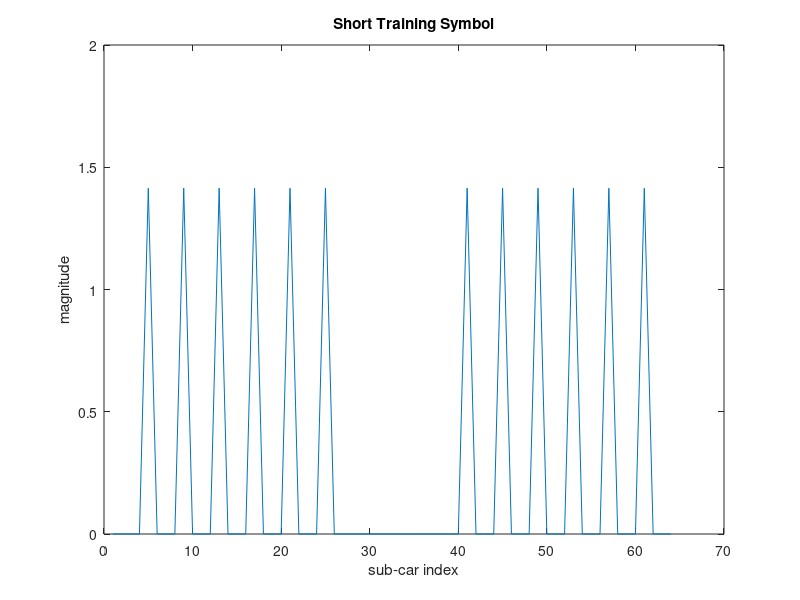
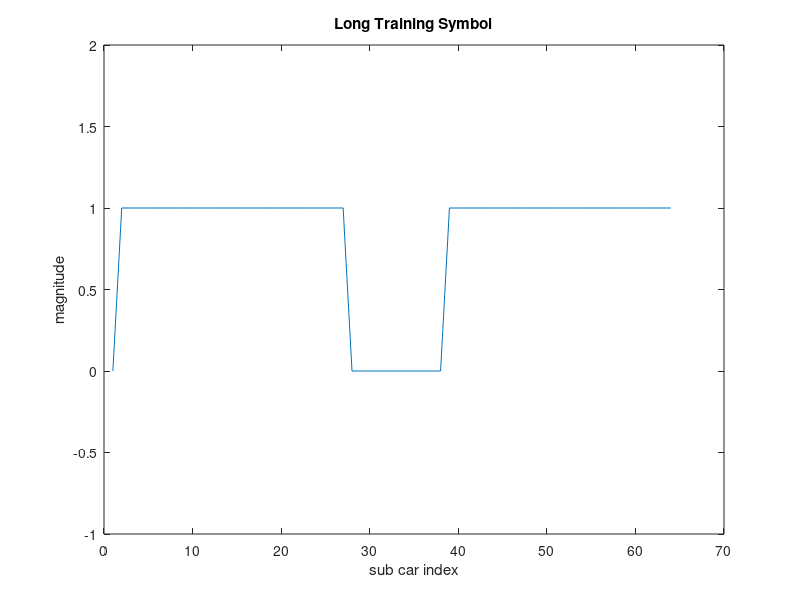
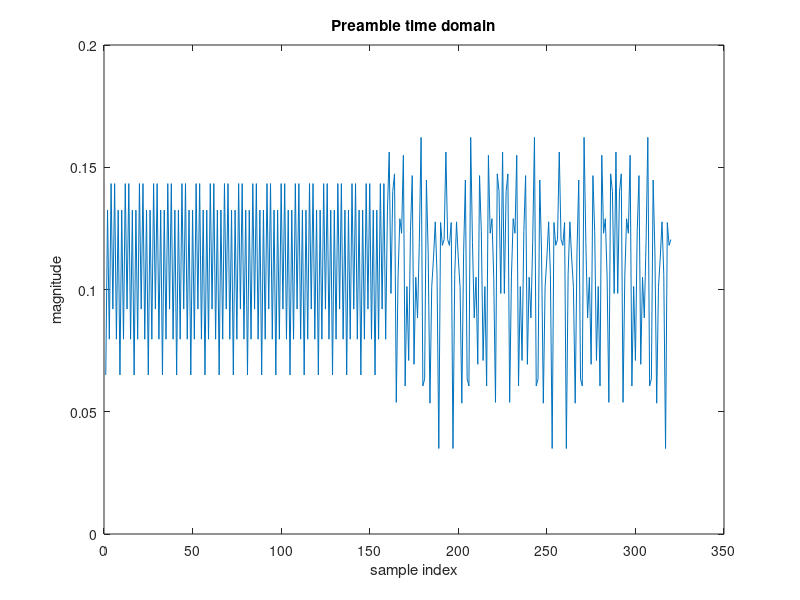

Write MATLAB code to recreate these figures, in order. (Note: this script raises an error after producing the figures.)
clc
clear;
close all;
%% Estimation Params:

ENABLE_CFO = 1;                      % flag to enable car freq offset
DETECTION_OFFSET = 100;              % to add packet detection error 
SNR = 10; 
snr_lin = 10^(SNR/20);
TRIGGER_OFFSET_TOL_NS   = 3000;      % Trigger time offset toleration between Tx and Rx that can be accomodated

%% OFDM params
PILOT_SUB_CAR_IND = [8 22 44 58];                           % Pilot subcarrier indices
DATA_SUB_CAR_IND = [2:7 9:21 23:27 39:43 45:57 59:64];      % Data subcarrier indices
NUM_SUB_CAR = 64;                                           % Number of subcarriers
CP_LEN = 16;                                                % Cyclic prefix length
channel_coding = .5;                                        %  R = k/n k=1,n=2
trel_len = 8;                                               % bits for trellis to end(horizontal) 
NUM_OFDM_SYMS = 500;                                        % Number of OFDM symbols
MOD_ORDER = 4;                                              % {1,2,4,6} = {BSPK, QPSK, 16-QAM, 64-QAM}
NUM_DATA_SYMS = NUM_OFDM_SYMS * length(DATA_SUB_CAR_IND);   % Number of data symbols (one per data-bearing subcarrier per OFDM symbol)
	

%% Preamble

% STS
short_ts_f = zeros(1,64);
short_ts_f(1:27) = [0 0 0 0 -1-1i 0 0 0 -1-1i 0 0 0 1+1i 0 0 0 1+1i 0 0 0 1+1i 0 0 0 1+1i 0 0];
short_ts_f(39:64) = [0 0 1+1i 0 0 0 -1-1i 0 0 0 1+1i 0 0 0 -1-1i 0 0 0 -1-1i 0 0 0 1+1i 0 0 0];
figure
plot(abs(short_ts_f));
xlabel('sub-car index');
ylabel('magnitude');
title('Short Training Symbol');
short_ts_t = ifft(sqrt(13/6).*short_ts_f, 64);  % scalar is for normalizing the power
short_ts_t = short_ts_t(1:16); 

% LTS
long_ts_f = [0 1 -1 -1 1 1 -1 1 -1 1 -1 -1 -1 -1 -1 1 1 -1 -1 1 -1 1 -1 1 1 1 1 0 0 0 0 0 0 0 0 0 0 0 1 1 -1 -1 1 1 -1 1 -1 1 1 1 1 1 1 -1 -1 1 1 -1 1 -1 1 1 1 1];
long_ts_t = ifft(long_ts_f, 64);
figure
plot(abs(long_ts_f));
xlabel('sub car index');
ylabel('magnitude');
title('Long Training Symbol');
ylim([-1,2]);

preamble = [repmat(short_ts_t, 1, 10)  long_ts_t(33:64) long_ts_t long_ts_t];
figure
plot(abs(preamble));
xlabel('sample index');
ylabel('magnitude');
title('Preamble time domain');

%% Generate a payload of random integers
num_tx_bits= (NUM_DATA_SYMS * MOD_ORDER - 2*trel_len) * channel_coding;
tx_data = randi(2, 1, num_tx_bits) - 1; % converts 1,2 into 0,1

%% Forward Error Correction 
tx_data = double([tx_data zeros(1,trel_len) ]);    % 8 bits padding
trel = poly2trellis(7, [141 133]);      % Define trellis with constraint length 7 and octal polnomial
tx_code = convenc(tx_data,trel);        % convultional encoder 

%% modulation
tx_vec = modulator(tx_code', MOD_ORDER, 1);
figure
scatter(real(tx_vec), imag(tx_vec),'filled');
title('Constellation of transmitted bits');
xlabel('In-phase'); ylabel('Quadrature-phase');
% reshape gives a matrix
tx_syms_mat = reshape(tx_vec, length(DATA_SUB_CAR_IND), NUM_OFDM_SYMS); %one column per OFDM symbol
% pilot symbols always BPSK mod
BPSK_pilots = [1 1 -1 1].';
% append the pilots to symbols
pilots_mat = repmat(BPSK_pilots, 1, NUM_OFDM_SYMS);


%% IFFT
ifft_input_mat = zeros(NUM_SUB_CAR, NUM_OFDM_SYMS);
% insert data and pilot values; force other sub car to 0
ifft_input_mat(DATA_SUB_CAR_IND, :)   = tx_syms_mat;
ifft_input_mat(PILOT_SUB_CAR_IND, :) = pilots_mat;
tx_data_mat_t = ifft(ifft_input_mat, NUM_SUB_CAR, 1); %ifft across dimension 1(each column)
%% append  cyclic prefix
if(CP_LEN > 0)
    tx_cp_t = tx_data_mat_t((end-CP_LEN+1 : end), :);
    tx_data_mat_t = [tx_cp_t; tx_data_mat_t];
end

% convert back to vector
tx_payload_vec = reshape(tx_data_mat_t, 1, numel(tx_data_mat_t));
% time-domain OFDM 
tx_vec_t = [preamble tx_payload_vec];


%% Interpolation
% DAC frequency response will be a sinc function because of its sample and
% hold nature
% Define a half-band 2x interpolation filter response (sinc function)
interp_filt = sinc(-10.5:0.5:10);
% put zeros at alternate indices to give a vec of twice the original length
% apply low pass filter(sinc) to properly interpolate
tx_vec_zero_pad = [tx_vec_t, zeros(1, ceil(length(interp_filt)/2))];
tx_vec_2x_interp = zeros(1, 2*numel(tx_vec_zero_pad)); %numel is mXn for a matrix
tx_vec_2x_interp(1:2:end) = tx_vec_zero_pad;
tx_vec_dac = filter(interp_filt, 1, tx_vec_2x_interp); %after conversion from digital into analog

figure
plot(db(abs(fftshift(fft(tx_vec_dac)))));
title('frequency domain tx vector');
xlabel('frequency');
xlim([8000,80000]); ylim([0,65]);
figure
subplot(2,1,1);
plot(real(tx_vec_dac));
title('real part of tx vector');
subplot(2,1,2);
plot(imag(tx_vec_dac));
title('imaginary part of tx vector');
xlabel('index n');

%% simulating the wireless channel.
if(ENABLE_CFO)
    tx_vec_dac = tx_vec_dac .* exp(-1i*2*pi*1e-4*[0:length(tx_vec_dac)-1]);
end

% AWGN:
SAMP_FREQ = 40e6;        % Sampling frequency
rx_vec_air = [zeros(1,80),tx_vec_dac, zeros(1,ceil((TRIGGER_OFFSET_TOL_NS*1e-9) / (1/SAMP_FREQ)))-80]; % simulating delay
rx_sig_power = sum(abs(rx_vec_air).^2);
%rx_vec_air = rx_vec_air  +  1*0.009*complex(randn(1,length(rx_vec_air)), randn(1,length(rx_vec_air)));

% Decimate
raw_rx_data = filter(interp_filt, 1, rx_vec_air);
raw_rx_data = [zeros(1,DETECTION_OFFSET) raw_rx_data(1:2:end)];


%% %%%%%%%%%%%%% RECEIVER %%%%%%%%%%%%%


%% Rx processing params
mod_type = 4;
LTS_CORR_THRESH = 0.8;         % Normalized threshold for LTS correlation

%% Packet Detection, Time Estimation
lts_xcorr = abs(xcorr(long_ts_t,sign(raw_rx_data)));
lts_xcorr = fliplr(lts_xcorr(32:(length(raw_rx_data)+32)));
max_lts_xcorr =  max(lts_xcorr)*0.8;
lts_xcorr_peaks = find(lts_xcorr(1:end) > max_lts_xcorr);
payload_ind = max(lts_xcorr_peaks)+32; % The "+32" corresponds to the 32-sample cyclic prefix on the preamble LTS
lts_index = payload_ind-160; % The "-160" corresponds to the length of the preamble LTS (2.5 copies of 64-sample LTS)
figure
plot(lts_xcorr);
xlim([1 2000]);
title('cross correlation of LTS symbols');

Rxy = abs(xcorr(raw_rx_data(1:length(preamble)),preamble)); %becomes auto corr in absence of noise
figure
plot(Rxy);
title('auto correlation of rx vector');
xlabel('samples');
ylabel('Rxy');


%% CFO estimation and correction
SAMP_FREQ_OFFSET = 4; % Number of CP samples to use in FFT(FFT OFFSET)
N=64;
rx_lts_t = raw_rx_data(lts_index : lts_index+159);
rx_lts_1_t = rx_lts_t(-64+-SAMP_FREQ_OFFSET + [97:160]);
rx_lts_2_t = rx_lts_t(-SAMP_FREQ_OFFSET + [97:160]);
rx_cfo_est_lts = mean(unwrap(angle(rx_lts_2_t .* conj(rx_lts_1_t))));
rx_cfo_est_lts = rx_cfo_est_lts/(2*pi*N);    
rx_cfo_corr_t = exp(-1i*2*pi*rx_cfo_est_lts*[1:length(raw_rx_data)]);
rx_cfo_corrected = raw_rx_data .* rx_cfo_corr_t;


%% FFT and CP Removal
% payload is data
payload_data_rx = rx_cfo_corrected(payload_ind : payload_ind+NUM_OFDM_SYMS*(NUM_SUB_CAR+CP_LEN)-1); % obtaining data from CFO corrected vec
payload_data_matrix_CP = reshape(payload_data_rx, (NUM_SUB_CAR+CP_LEN), NUM_OFDM_SYMS);
% Remove the cyclic prefix, keep FFT_OFFSET samples of CP intact
payload_mat_noCP = payload_data_matrix_CP(CP_LEN - SAMP_FREQ_OFFSET + [1:NUM_SUB_CAR], :);% gives matrix of size N_SC X N_OFDM_SYMS
syms_mat_f = fft(payload_mat_noCP, NUM_SUB_CAR, 1); % 64 point fft of the cols

%% Channel estimation and correction
% two copies of LTS to estimate the channel
rx_lts_t = rx_cfo_corrected(lts_index : lts_index+159); % #160
rx_lts_1_t = raw_rx_data(lts_index+96 : lts_index+159); % #64
rx_lts_2_t = raw_rx_data(lts_index+32 : lts_index+95);  % #64
rx_lts1_f = fft(rx_lts_1_t); 
rx_lts2_f = fft(rx_lts_2_t);
rx_lts_f = fft(rx_lts_t(-SAMP_FREQ_OFFSET + [97:160])); 
rx_H_est = long_ts_f .* (rx_lts_f);
channel_matrix = repmat(transpose(rx_H_est),1,NUM_OFDM_SYMS);
syms_eq_mat = syms_mat_f ./ channel_matrix; 
x = (20/NUM_SUB_CAR) * (-(NUM_SUB_CAR/2):(NUM_SUB_CAR/2 - 1));

figure
stairs(x - (20/(2*NUM_SUB_CAR)), fftshift(real(rx_H_est)));
hold on
stairs(x - (20/(2*NUM_SUB_CAR)), fftshift(imag(rx_H_est)));
hold off
axis([min(x) max(x) -1.1*max(abs(rx_H_est)) 1.1*max(abs(rx_H_est))])
grid on;
xlabel('subcarrier index(DC at 0)');
title('Channel Estimates Plot (I and Q)');
legend('I-phase','Q-phase');

%% SFO estimation and correction using pilots
pilots_mat_f = syms_eq_mat(PILOT_SUB_CAR_IND, :); %obtain pilots from the matrix
pilots_mat_f_comp = pilots_mat_f.*pilots_mat; %equalizing pilots by their tx values
% phase of every Rx pilot symbol
pilot_phase_angles = unwrap(angle(fftshift(pilots_mat_f_comp,1)), [], 1);
% slope of pilot tone phases wrt frequency
pilot_spacing_mat = repmat(mod(diff(fftshift(PILOT_SUB_CAR_IND)),64).', 1, NUM_OFDM_SYMS);                        
pilot_slope_mat = mean(diff(pilot_phase_angles) ./ pilot_spacing_mat); %mean of derivatives

%% Calculate the SFO correction phases for each OFDM symbol
 pilot_phase_sfo_corr = fftshift((-32:31)' .* pilot_slope_mat, 1);
pilot_phase_corr = exp(-1i*(pilot_phase_sfo_corr));
syms_eq_mat = syms_eq_mat .* pilot_phase_corr;% pilot phase corrected equalized mat 

%% Phase Error Correction using pilots
% Extract the pilots and calculate per-symbol phase error
pilots_mat_f = syms_eq_mat(PILOT_SUB_CAR_IND, :);
pilots_mat_f_comp = pilots_mat_f.*pilots_mat;
pilot_phase_err = angle(mean(pilots_mat_f_comp));  
pilot_phase_err_corr = repmat(pilot_phase_err, NUM_SUB_CAR, 1);
pilot_phase_corr = exp(-1i*(pilot_phase_err_corr));
% Apply the pilot phase correction per symbol
sym_pc_corrected_mat = syms_eq_mat .* pilot_phase_corr;
payload_data_sym_mat = sym_pc_corrected_mat(DATA_SUB_CAR_IND, :);
final_sym_vec = reshape(payload_data_sym_mat, 1, NUM_DATA_SYMS);

%% Demodulation and  viterbi decoder
figure
scatter(real(final_sym_vec), imag(final_sym_vec),'filled');
title(' Received Constellation');
xlabel('In-phase'); ylabel('Qudrature-phase');
Demod_out = demodulator(final_sym_vec,mod_type,1);
rx_data_viterbi_dec = vitdec(Demod_out,trel,7,'trunc','hard'); %truncated operating mode and hard decoding
[num_err_bits,ber] = biterr(tx_data,rx_data_viterbi_dec);
disp(ber);
disp(num_err_bits)
